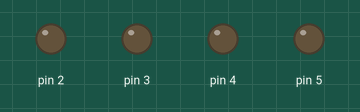
Simulated run of this sketch. Board: Arduino Uno, built with avr-gcc and run on an emulated ATmega328P. Shown: output pins drawn as LEDs (lit = HIGH).

Above: at 0.4 s.
At 2.1 s:
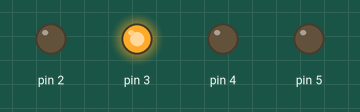
At 3.8 s:
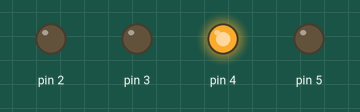
At 8.0 s:
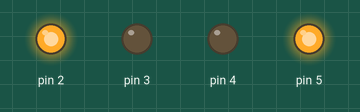
At 12.3 s:
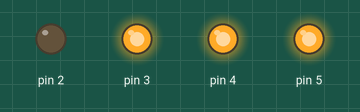
At 16.5 s:
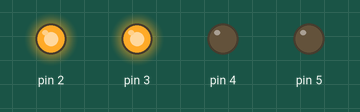
Timing chart, 0 to 17.7 s (numbered marks = the images above):
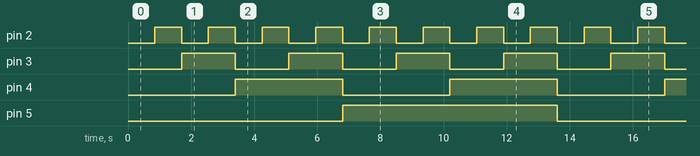

Measured:
- by itself, pin 2: alternates HIGH for 0.85 s and LOW for 0.85 s
- by itself, pin 3: alternates HIGH for 1.7 s and LOW for 1.7 s
- by itself, pin 4: alternates HIGH for 3.4 s and LOW for 3.4 s
- by itself, pin 5: alternates HIGH for 6.8 s and LOW for 6.8 s

The sketch:

counter.ino
```cpp
void setup() {
  pinMode(2, OUTPUT);
  pinMode(3, OUTPUT);
  pinMode(4, OUTPUT);
  pinMode(5, OUTPUT);
}

void loop() {

  // outer loop
  for (int i = 0; i <= 15; i++){
    int num = i;
    // inner loop ( converts decimal to binary)
    for ( int j = 2; j < 6; j++){

      if ( num % 2 == 0 ){
      digitalWrite(j, LOW);
      }
      else digitalWrite(j, HIGH);
      num /= 2;

    }
    delay(850);
  }


}
```
